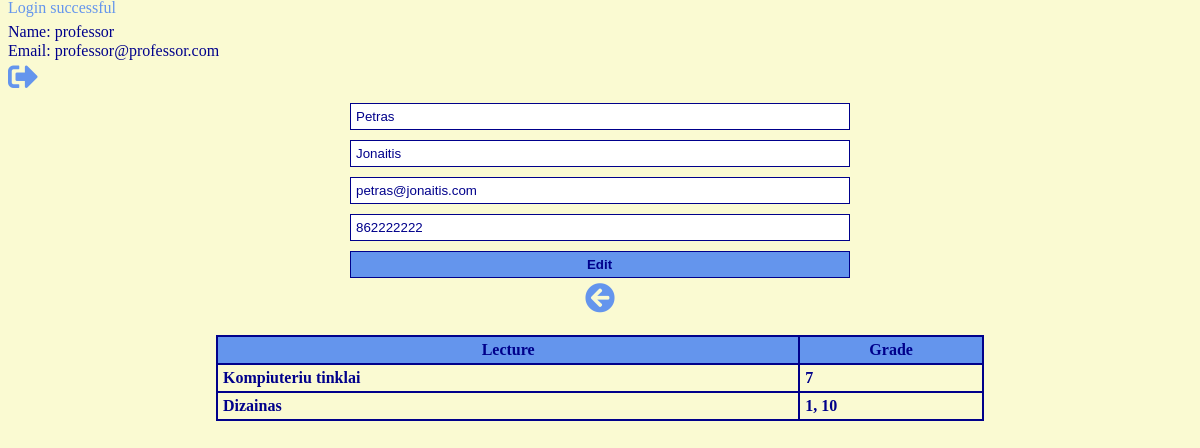
The page /student/edit/2 (signed in) on the database its author committed.
### tables this page shows
CREATE TABLE `students` (
  `id` int(11) NOT NULL,
  `name` varchar(64) NOT NULL,
  `surname` varchar(64) NOT NULL,
  `email` varchar(64) NOT NULL,
  `phone` varchar(32) NOT NULL
);

### lib/Response.php (called while the page is built, shortened)
<?php
function view($template, $variables = [])
{
    extract($variables);
    if (file_exists($template)) {
        include_once $template;
        return ob_get_clean();
    }
    return 'Template not found.';
}

### src/controllers/StudentsController.php (called while the page is built, shortened)
<?php
require_once ROOT_DIR.'/src/models/Student.php';
function editStudentAction($studentId)
{
    $baseTemplate = ROOT_DIR.'/src/views/templates/base.html.php';
    $formTemplate = ROOT_DIR.'/src/views/templates/crud/edit_student.html.php';
    $student = editStudent($studentId);
    $grades = getOneStudentGrades($studentId);
    $parameters['form'] = view($formTemplate, ['student' => $student, 'grades'=> $grades]);
    return view($baseTemplate, $parameters);
}

### lib/Db.php (called while the page is built, shortened)
<?php
function connectDb()
{
    @$db = new mysqli(DB_HOST, DB_USER, DB_PASS, DB_DATA);
    $db ->set_charset('utf8');
    return $db;
}
function dbQuery($query, $types = [], $args = [], $mode = 'r', $lastId = false)
{
    $db = connectDb();
    $run = $db->prepare($query);
    if (!empty($types) and !empty($args)) {
        $typeString = implode('', $types);
        @$bind = $run->bind_param($typeString, ...$args);
    }
    $exec = $run->execute();
    if ($mode === 'r') {
        $result = $run->get_result();
        $fetch  = $result->fetch_all(MYSQLI_ASSOC);
        return $fetch;
    }
    return true;
}

### src/models/Student.php (called while the page is built, shortened)
<?php
require_once ROOT_DIR.'/lib/Db.php';
function editStudent($studentId)
{
    $query = "SELECT id, name, surname, email, phone FROM students WHERE id=?";
    $student = dbQuery($query, ['i'], [$studentId]);
    return reset($student);
}
function getOneStudentGrades($studentId)
{
    $query ="SELECT lectures.name,
            GROUP_CONCAT(DISTINCT grades.grade
            SEPARATOR ', ') AS all_grades
            FROM grades
            LEFT JOIN lectures ON grades.lecture_id = lectures.id
            WHERE grades.student_id = ?
            GROUP BY grades.lecture_id";
    $grades = dbQuery($query, ['i'], [$studentId]);
    return $grades;
}

### src/views/templates/crud/edit_student.html.php (the view)
<div class="inner">
	<form action="" method="post">
		<input name="name" type="text" placeholder="Name" autocomplete="off" value="<?= $student['name'] ?>" required/>
		<input name="surname" type="text" placeholder="Username" autocomplete="off" value="<?= $student['surname'] ?>" required/>
		<input name="email" type="email" placeholder="Email" autocomplete="off" value="<?= $student['email'] ?>" required/>
		<input name="phone" type="text" placeholder="Phone" autocomplete="off" value="<?= $student['phone'] ?>" required/>
		<input class="button" name="button" type="submit" value="Edit"/>
		<a href="<?= BASE_URL.'/'; ?>"><i class="fas fa-arrow-circle-left"></i></a>
	</form>
	<br>
    <?php if (count($grades) > 0): ?>
	<table>
		<thead>
			<tr>
				<th>Lecture</th>
				<th>Grade</th>
			</tr>
		</thead>
		<tbody>
            <?php foreach ($grades as $grade): ?>
				<tr>
					<td><?= $grade['name']; ?></td>
					<td><?= $grade['all_grades']; ?></td>
				</tr>
            <?php endforeach; ?>
		</tbody>
	</table>
</div>
<?php endif; ?>

### public/css/style.css (style rules this page uses)
body { background-color: lightgoldenrodyellow; }
div.inner { width:80%; max-width: 1240px; margin-left: auto; margin-right: auto; text-align: center; }
div.inner form { display: flex; flex-direction: column; justify-content: center; max-width: 500px; min-width: 250px; margin-left: auto; margin-right: auto; }
div.inner form input { margin-top: 10px; padding-top: 5px; padding-bottom: 5px; outline: none; border: 1.5px solid darkblue; color: darkblue; padding-left: 5px; }
div.inner form input.button { cursor: pointer; font-weight: bold; background-color: cornflowerblue; }
a { font-size: 30px; color: cornflowerblue; margin-top: 5px; }
table { width: 80%; max-width: 920px; margin-left: auto; margin-right: auto; margin-top: 5px; }
table thead th { border: 2px solid darkblue; padding-bottom: 5px; padding-top: 5px; text-align: center; background-color: cornflowerblue; color:darkblue; font-weight: bold; }
table tbody tr { border: 2px solid darkblue; }
table tbody tr td { border: 2px solid darkblue; color:darkblue; font-weight: bold; text-align: left; padding-left: 5px; vertical-align: center; padding-bottom: 5px; padding-top: 5px; }

### rows shown on the page
students: name "Petras", surname "Jonaitis", email "petras@jonaitis.com", phone "862222222"

### other values the page prints
$alert "Login successful"
$_SESSION['user']['name'] "professor"
$_SESSION['user']['email'] "professor@professor.com"
$grade['name'] "Kompiuteriu tinklai"
$grade['all_grades'] "7"
$grade['name'] "Dizainas"
$grade['all_grades'] "1, 10"
